Frame 1 (no input): blank canvas, image omitted
Frame 60 (no input): blank canvas, image omitted
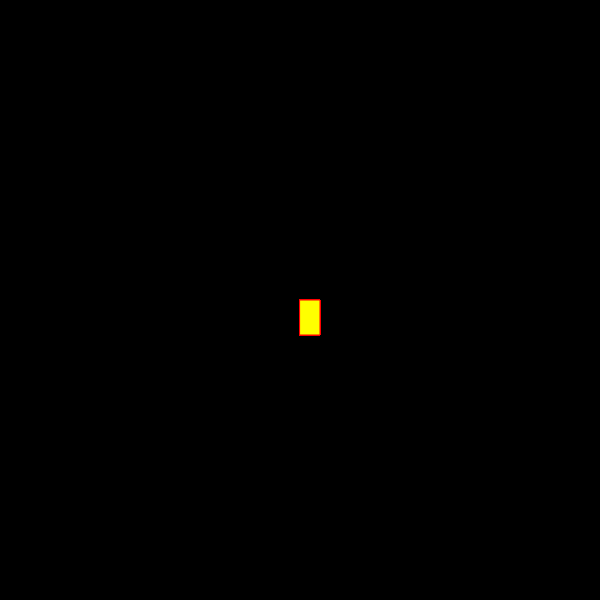
Frame 120 (the mouse pressed at the canvas centre since frame 60)

The p5.js sketch whose frames 1 and 60 were blank and that drew this single picture after the mouse press (run headless with seeded random() and noise() and a simulated clock; from frame 60 on, the mouse is pressed at the canvas centre):

// p5.js sketch
// ── sketch.js
function setup() {
  createCanvas(600, 600);
  background("black");
}

function draw() {
  stroke("red");
  fill("yellow");

  // console.log(mouseIsPressed)

  if (mouseIsPressed) {
    rect(mouseX, mouseY, 20, 35);
  }
}
